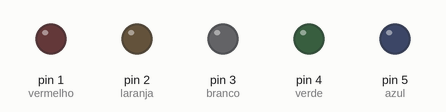
This sketch was run on a simulated Arduino Uno, built with avr-gcc and run on an emulated ATmega328P. Shown: output pins drawn as LEDs (lit = HIGH).

Above: at 0.5 s.
At 2.0 s:
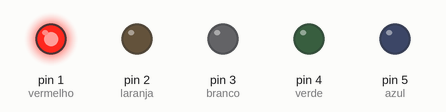
At 3.5 s:
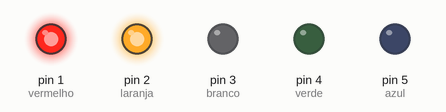
At 4.5 s:
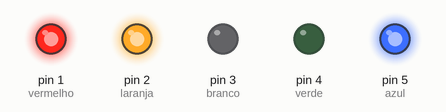
At 5.5 s:
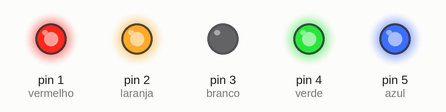
At 6.5 s:
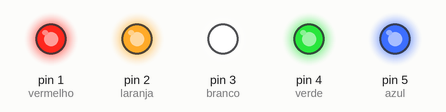
Timing chart, 0 to 9.1 s (numbered marks = the images above):
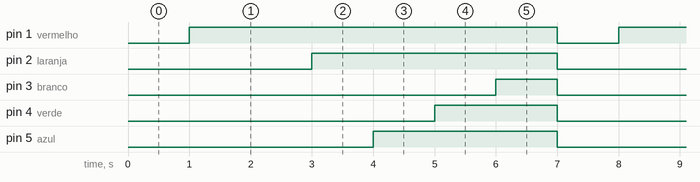

Measured:
- by itself, pin 1 (vermelho): alternates HIGH for 6.0 s and LOW for 1.0 s
- by itself, pin 2 (laranja): alternates HIGH for 4.0 s and LOW for 3.0 s
- by itself, pin 3 (branco): alternates HIGH for 1.0 s and LOW for 6.0 s
- by itself, pin 4 (verde): alternates HIGH for 2.0 s and LOW for 5.0 s
- by itself, pin 5 (azul): alternates HIGH for 3.0 s and LOW for 4.0 s

The sketch:

codigo.ino
```cpp
// C++ code
//
int laranja = 2;
int verde = 4;
int vermelho = 1;
int branco = 3;
int azul = 5;


void setup()
{
  pinMode(laranja, OUTPUT);
   pinMode(branco, OUTPUT);
   pinMode(azul, OUTPUT);
   pinMode(vermelho, OUTPUT);
   pinMode(verde, OUTPUT);
}

void loop()
{

  delay(1000); // Wait for 1000 millisecond(s)
  digitalWrite(vermelho, HIGH);
  delay(2000); // Wait for 2000 millisecond(s)
  digitalWrite(laranja, HIGH);
  delay(1000); // Wait for 1000 millisecond(s)
  digitalWrite(azul, HIGH);
  delay(1000); // Wait for 1000 millisecond(s)
  digitalWrite(verde, HIGH);
  delay(1000); // Wait for 1000 millisecond(s)
  digitalWrite(branco, HIGH);
  delay(1000); // Wait for 1000 millisecond(s)


   digitalWrite(laranja, LOW);
  digitalWrite(azul, LOW);
   digitalWrite(verde, LOW);
  digitalWrite(branco, LOW);
   digitalWrite(vermelho, LOW);
}
```
